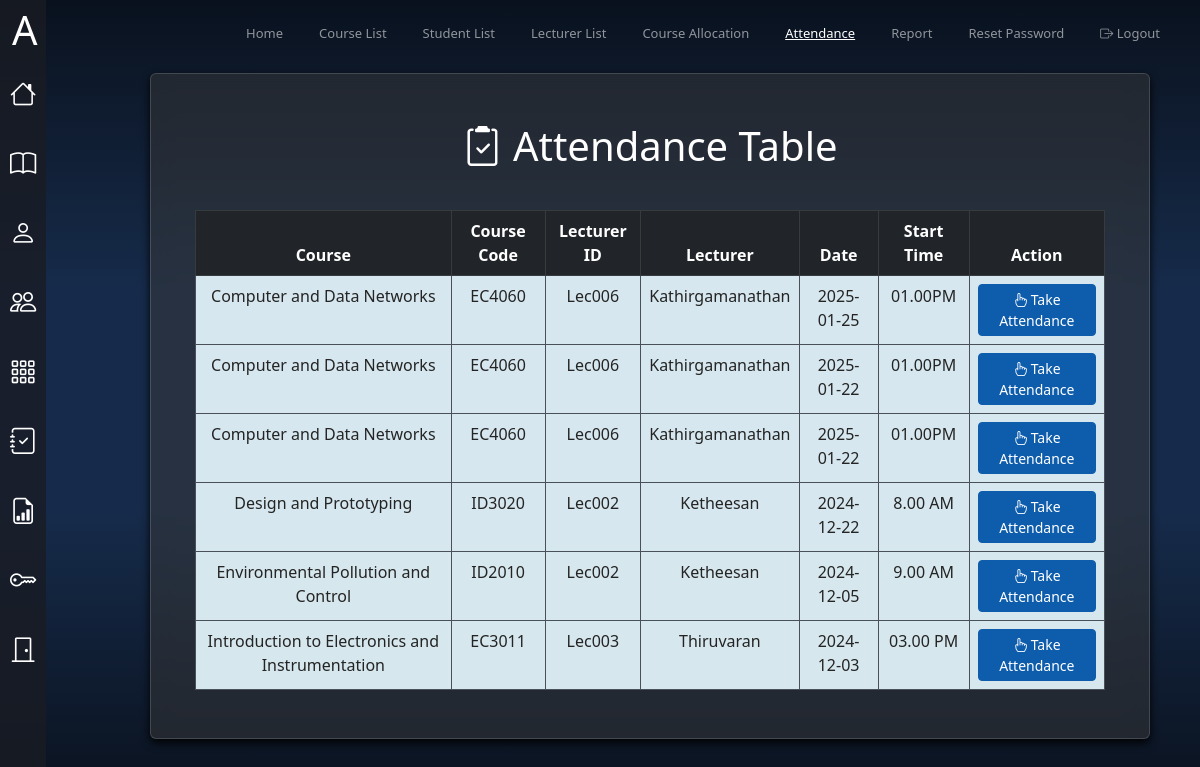
/MA_Dashboard/Attendance/Attendance.php (signed in), run on the app's committed database.
### tables this page shows
CREATE TABLE `timeschedule` (
  `ScheduleID` int(11) NOT NULL,
  `AllocationID` int(100) NOT NULL,
  `Chapter` varchar(100) NOT NULL,
  `StartTime` varchar(100) NOT NULL,
  `EndTime` varchar(100) NOT NULL,
  `Date` date NOT NULL,
  `MA-Action` varchar(100) NOT NULL
);

CREATE TABLE `course` (
  `CourseCode` varchar(100) NOT NULL,
  `CourseName` varchar(100) NOT NULL,
  `Semester` int(11) NOT NULL,
  `Credit` int(11) NOT NULL,
  `LecHour` int(11) NOT NULL
);

CREATE TABLE `lecturer` (
  `Lecture-ID` varchar(100) NOT NULL,
  `Email` varchar(100) NOT NULL,
  `Password` varchar(100) NOT NULL,
  `FirstName` varchar(100) NOT NULL,
  `MidName` varchar(100) NOT NULL,
  `LastName` varchar(100) NOT NULL,
  `Profession` varchar(100) NOT NULL
);

### MA_Dashboard/Attendance/Attendance.php (the view, shortened to what this page needs)
<!DOCTYPE html>
<html lang="en" data-bs-theme="dark">
<head>
  <link href="https://cdn.jsdelivr.net/npm/bootstrap@5.3.0/dist/css/bootstrap.min.css" rel="stylesheet">
  <link href="https://cdn.jsdelivr.net/npm/bootstrap-icons/font/bootstrap-icons.css" rel="stylesheet">
  <link href="../custom-styles.css" rel="stylesheet">
</head>
<body>
  <div class="sidebar">
    <ul class="nav flex-column">
        <li class="nav-item">
        <a class="nav-link" href="../MA_index.php" data-bs-toggle="tooltip" data-bs-placement="right" title="Home">
            <i class="bi bi-house"></i>
        </a>
        </li>
        <li class="nav-item">
        <a class="nav-link" href="../Course_List/Course_List.php" data-bs-toggle="tooltip" data-bs-placement="right" title="Course List">
            <i class="bi bi-book"></i>
        </a>
        </li>
        <li class="nav-item">
        <a class="nav-link" href="../Student_List/Student_List.php" data-bs-toggle="tooltip" data-bs-placement="right" title="Student List">
            <i class="bi bi-person"></i>
        </a>
        </li>
        <li class="nav-item">
        <a class="nav-link" href="../Lecture_List/Lecture_List.php" data-bs-toggle="tooltip" data-bs-placement="right" title="Lecturer List">
            <i class="bi bi-people"></i>
        </a>
        </li>
        <li class="nav-item">
        <a class="nav-link" href="../Course_Allocation/Course_Allocation.php" data-bs-toggle="tooltip" data-bs-placement="right" title="Course Allocation">
            <i class="bi bi-grid-3x3-gap"></i>
        </a>
        </li>
        <li class="nav-item">
        <a class="nav-link" href="../Attendance/Attendance.php" data-bs-toggle="tooltip" data-bs-placement="right" title="Attendance">
            <i class="bi bi-journal-check"></i>
        </a>
        </li>
        <li class="nav-item">
        <a class="nav-link" href="../Report/Report.php" data-bs-toggle="tooltip" data-bs-placement="right" title="Report">
            <i class="bi bi-file-earmark-bar-graph"></i>
        </a>
        </li>
        <li class="nav-item">
        <a class="nav-link" href="../Password_Reset/Password_Reset.php" data-bs-toggle="tooltip" data-bs-placement="right" title="Password Reset">
            <i class="bi bi-key"></i>
        </a>
        </li>
        <li class="nav-item">
        <a class="nav-link" href="../../Login_Lecturer/logout.php" data-bs-toggle="tooltip" data-bs-placement="right" title="Logout">
            <i class="bi bi-door-closed"></i>
        </a>
        </li>
    </ul>
  </div>
  <nav class="navbar navbar-expand-lg navbar-dark bg-dark">
    <div class="container-fluid">
      <a class="navbar-brand" href="#"><h1 class="my-10">A</h1></a>
      <div class="collapse navbar-collapse" id="navbarNav">
        <ul class="navbar-nav ms-auto">
          <li class="nav-item">
            <a class="nav-link  " aria-current="page" href="../MA_index.php">Home</a>
          </li>
          <li class="nav-item">
            <a class="nav-link" href="../Course_List/Course_List.php">Course List</a>
          </li>
          <li class="nav-item">
            <a class="nav-link " href="../Student_List/Student_List.php">Student List</a>
          </li>
          <li class="nav-item">
            <a class="nav-link " href="../Lecture_List/Lecture_List.php">Lecturer List</a>
          </li>
          <li class="nav-item">
            <a class="nav-link" href="../Course_Allocation/Course_Allocation.php">Course Allocation</a>
          </li>
          <li class="nav-item">
            <a class="nav-link active" href="../Attendance/Attendance.php">Attendance</a>
          </li>
          <li class="nav-item">
            <a class="nav-link " href="../Report/Report.php">Report</a>
          </li>
          <li class="nav-item">
            <a class="nav-link " href="../Password_Reset/Password_Reset.php">Reset Password</a>
          </li>
          <li class="nav-item">
            <a class="nav-link btn btn-outline-danger btn-sm" href="../../Login_Lecturer/logout.php"><span class="bi bi-box-arrow-right"></span> Logout</a>
          </li>
        </ul>
      </div>
    </div>
  </nav>
<div class="content">
  <div class="card head-card p-3 mt-2">
    <div class="card-body">
      <div class ="container">
          <h1 class="text-center my-3"><i class="bi bi-clipboard2-check"></i> Attendance Table</h1>
          <br>
          <table class="table table-hover table-bordered text-center">
              <thead class="table-dark text-center">
                  <tr>
                      <th>Course</th>
                      <th>Course Code</th>
                      <th>Lecturer ID</th>
                      <th>Lecturer</th>
                      <th>Date</th>
                      <th>Start Time</th>
                      <th>Action</th>
                  </tr>
              </thead>
              <tbody>
                  <?php
                      include("../connect.php");
                      $sql ="SELECT * FROM TimeSchedule t
                              JOIN CourseAllocation ca ON t.AllocationID = ca.AllocationID
                              JOIN course c ON ca.CourseCode = c.CourseCode
                              JOIN lecturer l ON ca.`Lecture-ID` = l.`Lecture-ID`
                              WHERE t.`MA-Action` = 'Not'
                              ORDER BY t.Date DESC";
                      $result = mysqli_query($conn, $sql);
                      if (mysqli_num_rows($result) > 0) {
                        while ($row = mysqli_fetch_array($result)) {
                            ?>
                            <tr>
                                <td><?php echo $row["CourseName"]; ?></td>
                                <td><?php echo $row["CourseCode"]; ?></td>
                                <td><?php echo $row["Lecture-ID"]; ?></td>
                                <td><?php echo $row["LastName"]; ?></td>
                                <td><?php echo $row["Date"]; ?></td>
                                <td><?php echo $row["StartTime"]; ?></td>
                                <td>
                                    <a href="AttendanceTake.php?AllocationID=<?php echo $row['AllocationID']; ?>&ScheduleID=<?php echo $row['ScheduleID']; ?>" class="btn btn-primary btn-sm">
                                    <i class="bi bi-hand-index"></i> Take Attendance
                                    </a>
                                </td>
                            </tr>
                            <?php
                        }
                    }
                    ?>
                </tbody>
            </table>
      </div>
    </div>
  </div>
</div>
</body>
</html>

### MA_Dashboard/custom-styles.css (style rules this page uses)
:root { --bs-body-bg: rgba(232, 249, 255, 0.918); --bs-body-color: #242424; --bs-link-color: #c595ff; --bs-primary: #0e5dac; --bs-success: #22e285; --bs-danger: #ff3273; }
.btn-primary { background-color: var(--bs-primary) !important; border-color: var(--bs-primary) !important; color: white !important; }
body { background-image: linear-gradient(to bottom, #09111e, #0d1829, #101e34, #13253f, #162b4b, #162b4b, #162b4b, #162b4b, #13253f, #101e34, #0d1829, #09111e); background-size: cover; background-position: center; height: 100vh; display: flex; }
.sidebar { position: fixed; top: 0; bottom: 0; left: 0; z-index: 100; padding: 60px 0 0; background-color: rgba(25, 28, 36, 0.8); }
.navbar { position: fixed; top: 0; right: 0; left: 0; z-index: 1030; padding: 1px 0; background-color: transparent !important; }
.content { margin-top: 65px; margin-left: 150px; width: calc(100% - 200px); }
.navbar-brand, .nav-link { font-size: 13px; }
.sidebar .nav-link { color: #fff; font-size: 35px; padding: 15px 10px; text-align: center; }
.sidebar .nav-link i { font-size: 0.75em; display: block; }
nav ul { list-style: none; padding: 0; display: flex; }
nav ul li { margin-right: 20px; }
nav ul li a { text-decoration: none; color: black; position: relative; display: inline-block; padding-bottom: 5px; }
nav ul li a::after { content: ''; position: absolute; left: 0; bottom: 0; height: 2px; width: 100%; background-color: white; transform: scaleX(0); transform-origin: right; transition: transform 0.3s ease; }
.navbar-nav .nav-link.active { text-decoration: underline; }

### MA_Dashboard/Attendance/Attendance.php (style rules this page uses)
.head-card { background: rgba(57, 57, 57, 0.5); color:white; backdrop-filter: blur(10px); box-shadow: 0px 4px 8px rgba(0, 0, 0, 0.9); }

### data on the page
timeschedule: course.CourseName "Computer and Data Networks", course.CourseCode "EC4060", lecturer.Lecture-ID "Lec006", lecturer.LastName "Kathirgamanathan", Date "2025-01-25", StartTime "01.00PM"
timeschedule: course.CourseName "Computer and Data Networks", course.CourseCode "EC4060", lecturer.Lecture-ID "Lec006", lecturer.LastName "Kathirgamanathan", Date "2025-01-22", StartTime "01.00PM"
timeschedule: course.CourseName "Computer and Data Networks", course.CourseCode "EC4060", lecturer.Lecture-ID "Lec006", lecturer.LastName "Kathirgamanathan", Date "2025-01-22", StartTime "01.00PM"
timeschedule: course.CourseName "Design and Prototyping", course.CourseCode "ID3020", lecturer.Lecture-ID "Lec002", lecturer.LastName "Ketheesan", Date "2024-12-22", StartTime "8.00 AM"
timeschedule: course.CourseName "Environmental Pollution and Control", course.CourseCode "ID2010", lecturer.Lecture-ID "Lec002", lecturer.LastName "Ketheesan", Date "2024-12-05", StartTime "9.00 AM"
timeschedule: course.CourseName "Introduction to Electronics and Instrumentation", course.CourseCode "EC3011", lecturer.Lecture-ID "Lec003", lecturer.LastName "Thiruvaran", Date "2024-12-03", StartTime "03.00 PM"
